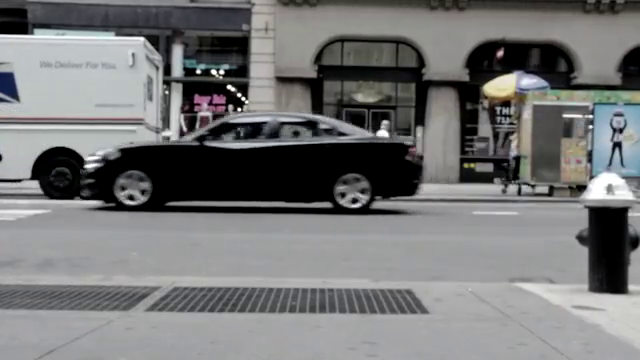
//> input picture frame 32 of opencv/DS-IQ-002-ObjectDetect-Video.mp4, 640 x 360 px
$ ./Source   (built with g++ and OpenCV 4)
//> lines starting //> are read from the running program, lines starting //| are printed output that depends on the picture; after the words box and inside, x2 and y2 are one past the last pixel; in counts of white or black regions, pixels touching at a corner belong together
# include<opencv2/imgcodecs.hpp>
# include<opencv2/highgui.hpp>
# include<opencv2/imgproc.hpp>
# include<opencv2/objdetect.hpp>
# include<iostream>

using namespace cv;
using namespace std;

void main() {
	string path = "DS-IQ-002-ObjectDetect-Video.mp4";
	VideoCapture cap(path);
	Mat img, gray, blur;
	CascadeClassifier fullBody, lowerBody, car;
	fullBody.load("haarcascade_fullbody.xml");
	lowerBody.load("haarcascade_lowerbody.xml");
	car.load("haarcascade_cars.xml");
	vector<Rect> fullBodies, lowerBodies, cars;

	while (true) {
		cap.read(img);
//> img is the input picture: 360 rows x 640 cols, CV_8UC3; mean B, G, R 118.4, 118, 117.6
		cvtColor(img, gray, COLOR_BGR2GRAY);
		GaussianBlur(gray, blur, Size(3, 3), 3);
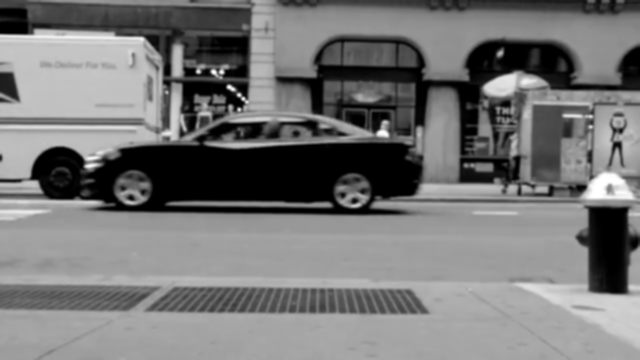
//> blur: 360 rows x 640 cols, CV_8UC1; min 0, max 255, mean 118
		fullBody.detectMultiScale(blur, fullBodies);
//> fullBodies = empty
		lowerBody.detectMultiScale(blur, lowerBodies);
//> lowerBodies = 2 Rects (x, y, width, height): [595, 112, 44, 53], [427, 102, 75, 91]
		car.detectMultiScale(blur, cars);
//> cars = 2 Rects (x, y, width, height): [153, 265, 132, 53], [40, 68, 414, 166]

		for (int i = 0; i < fullBodies.size(); i++) {
			rectangle(img, fullBodies[i].tl(), fullBodies[i].br(), Scalar(255, 0, 0), 4);
			putText(img, "Human", fullBodies[i].tl(), FONT_HERSHEY_SIMPLEX, 1, Scalar(0, 0, 255), 2, false);
		}
//> this loop made 0 passes
		for (int i = 0; i < lowerBodies.size(); i++) {
			rectangle(img, lowerBodies[i].tl(), lowerBodies[i].br(), Scalar(255, 0, 0), 4);
			putText(img, "Human", lowerBodies[i].tl(), FONT_HERSHEY_SIMPLEX, 1, Scalar(0, 0, 255), 2, false);
		}
//> this loop made 2 passes
//> pass 1, `putText(img, "Human", lowerBodies[i].tl(), FONT_HERSHEY_SIMPLEX, 1, Sc..`:
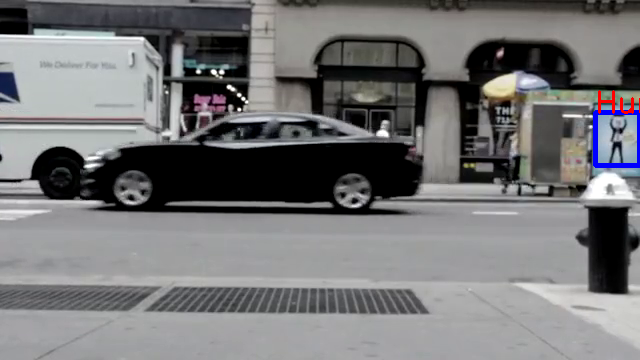
//> img: 360 rows x 640 cols, CV_8UC3; 0.47% of pixels changed, all inside (x1, y1, x2, y2) = (593, 90, 640, 168)
//> pass 2, `putText(img, "Human", lowerBodies[i].tl(), FONT_HERSHEY_SIMPLEX, 1, Sc..`:
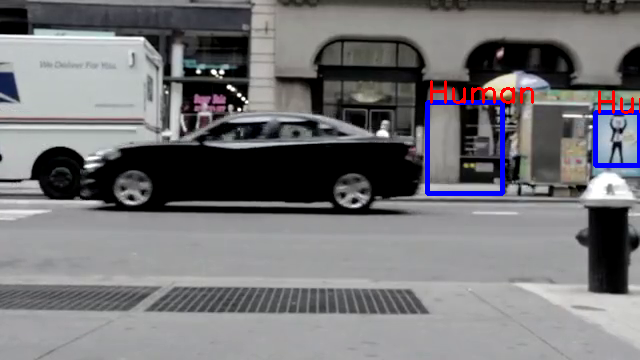
//> img: 360 rows x 640 cols, CV_8UC3; 0.99% of pixels changed, all inside (x1, y1, x2, y2) = (425, 80, 534, 196)
		for (int i = 0; i < cars.size(); i++) {
			rectangle(img, cars[i].tl(), cars[i].br(), Scalar(0, 0, 255), 4);
			putText(img, "Car", cars[i].tl(), FONT_HERSHEY_SIMPLEX, 1, Scalar(255, 0, 0), 2, false);
		}
//> this loop made 2 passes
//> pass 1, `putText(img, "Car", cars[i].tl(), FONT_HERSHEY_SIMPLEX, 1, Scalar(255,..`:
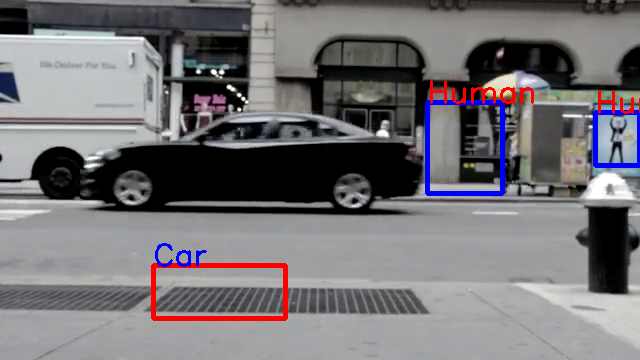
//> img: 360 rows x 640 cols, CV_8UC3; 0.92% of pixels changed, all inside (x1, y1, x2, y2) = (151, 243, 288, 321)
//> pass 2, `putText(img, "Car", cars[i].tl(), FONT_HERSHEY_SIMPLEX, 1, Scalar(255,..`:
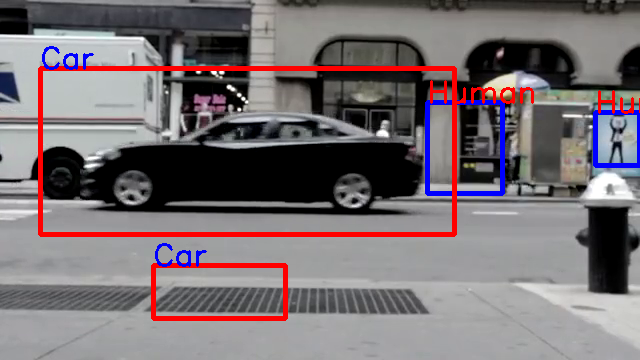
//> img: 360 rows x 640 cols, CV_8UC3; 2.61% of pixels changed, all inside (x1, y1, x2, y2) = (38, 46, 457, 237)
		imshow("Output", img);
		waitKey(1);
	}
}

$ run again, starting later in the video
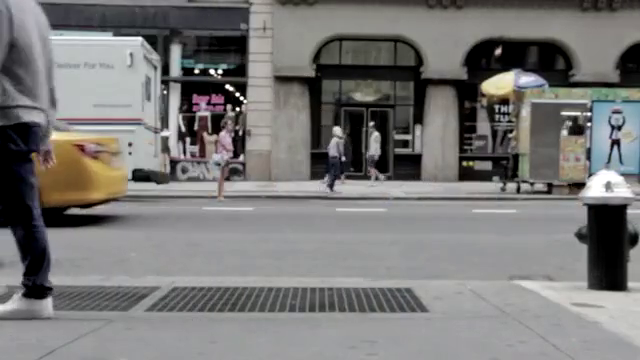
//> input picture frame 145 of opencv/DS-IQ-002-ObjectDetect-Video.mp4, 640 x 360 px
//> img is the input picture: 360 rows x 640 cols, CV_8UC3; mean B, G, R 119, 120.1, 121.1
//> `cvtColor(img, gray, COLOR_BGR2GRAY);`:
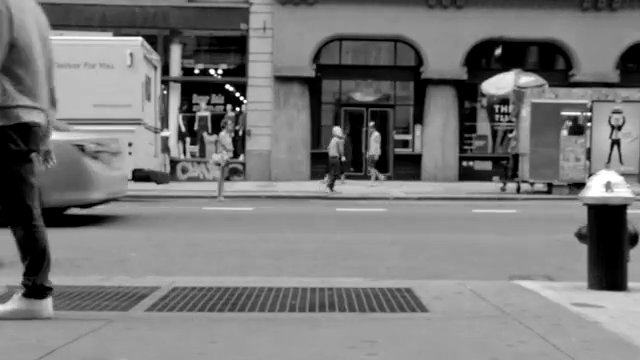
//> gray: 360 rows x 640 cols, CV_8UC1; min 0, max 255, mean 120.3
//> fullBodies = empty
//> lowerBodies = 1 Rect (x, y, width, height): [430, 112, 64, 78]
//> cars = 1 Rect (x, y, width, height): [152, 269, 122, 49]
//> the loop `for (int i = 0; i < lowerBodies.size(); i++)` made 1 pass
//> the loop `for (int i = 0; i < cars.size(); i++)` made 1 pass
//> pass 1, `putText(img, "Car", cars[i].tl(), FONT_HERSHEY_SIMPLEX, 1, Scalar(255,..`:
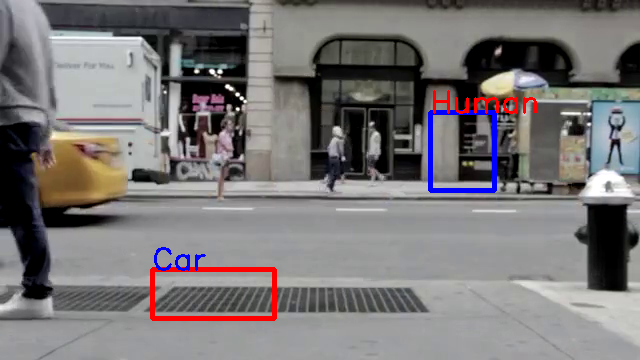
//> img: 360 rows x 640 cols, CV_8UC3; mean B, G, R 118.7, 117.9, 121.5

$ run again, starting later in the video
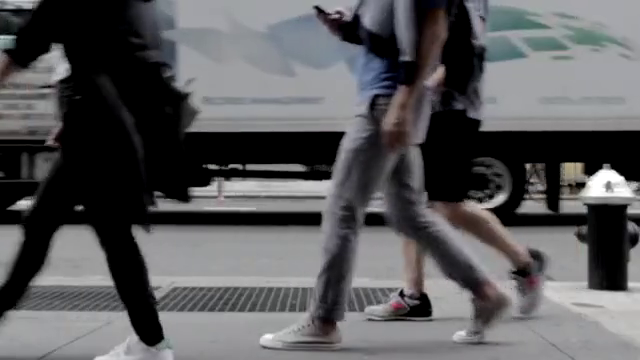
//> input picture frame 258 of opencv/DS-IQ-002-ObjectDetect-Video.mp4, 640 x 360 px
//> img is the input picture: 360 rows x 640 cols, CV_8UC3; mean B, G, R 92.1, 90.2, 90.3
//> fullBodies = empty
//> lowerBodies = 1 Rect (x, y, width, height): [534, 177, 38, 46]
//> cars = 1 Rect (x, y, width, height): [169, 269, 121, 48]
//> the loop `for (int i = 0; i < lowerBodies.size(); i++)` made 1 pass
//> pass 1, `putText(img, "Human", lowerBodies[i].tl(), FONT_HERSHEY_SIMPLEX, 1, Sc..`:
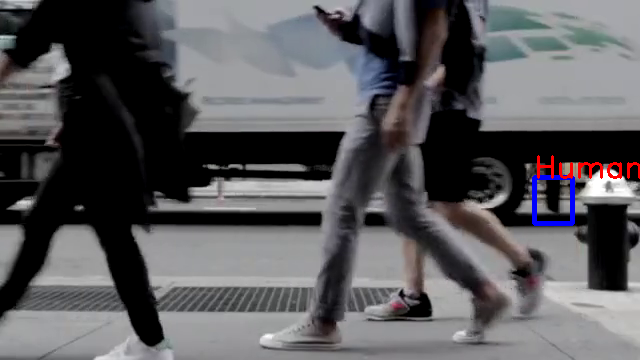
//> img: 360 rows x 640 cols, CV_8UC3; 0.64% of pixels changed, all inside (x1, y1, x2, y2) = (532, 155, 640, 226)
//> the loop `for (int i = 0; i < cars.size(); i++)` made 1 pass
//> pass 1, `putText(img, "Car", cars[i].tl(), FONT_HERSHEY_SIMPLEX, 1, Scalar(255,..`:
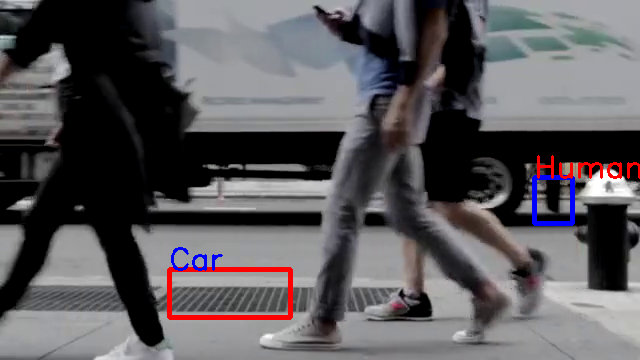
//> img: 360 rows x 640 cols, CV_8UC3; 0.85% of pixels changed, all inside (x1, y1, x2, y2) = (167, 247, 293, 320)
